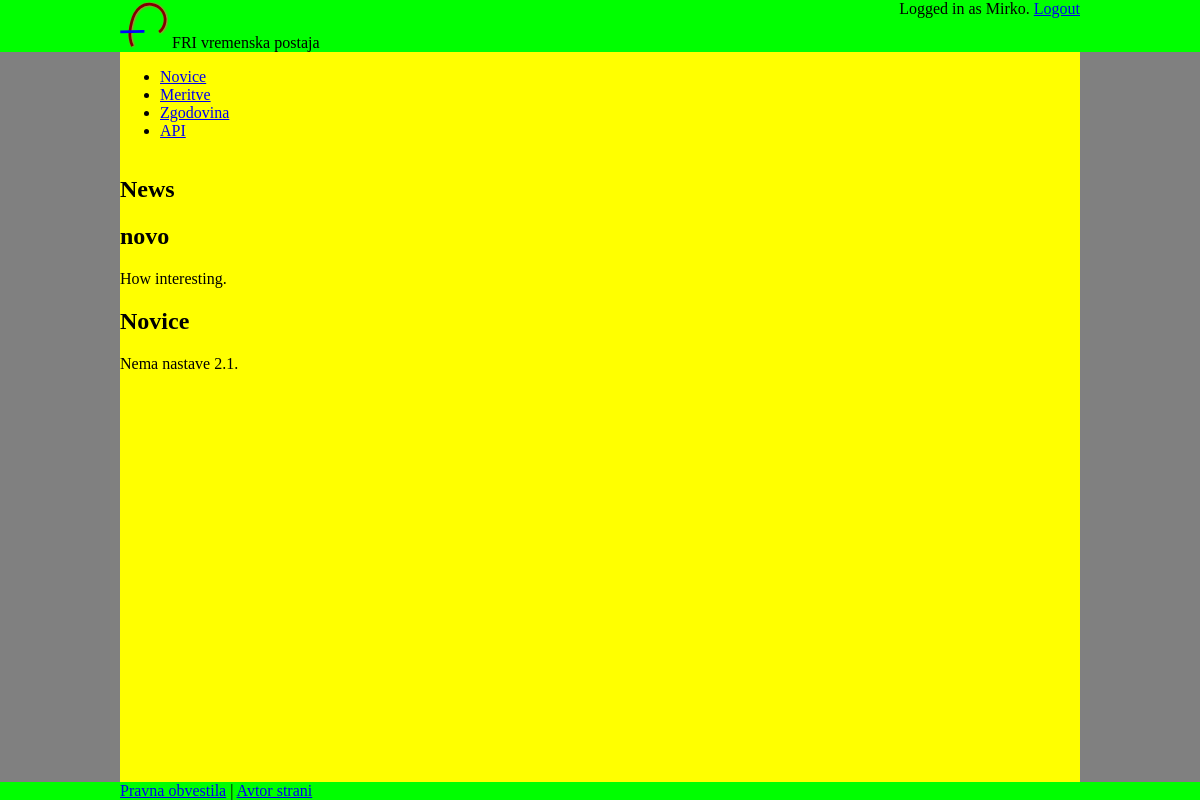
Screenshot of / (signed in) with the database file from the repository.
### friws/models.py (models this page shows, shortened)
class Article(models.Model):
    title = models.TextField(max_length=254, default = '')
    content = models.TextField()
    pub_date = models.DateTimeField( default=datetime.now )
    author = models.ForeignKey(User, on_delete=models.SET_NULL, null=True)

### friws/views.py (the view, shortened to what this page needs)
# urls.py: url(r'^$', views.index, name='index'),
def index(request):
  context = {}
  articles = Article.objects.order_by('-pub_date')[:5]
  context['users'] = User.objects.all()
  context['articles'] = articles
  context['loginForm'] = LoginForm()
  return render(request, 'friws/extension.html', context)

### friws/templates/friws/extension.html
{% extends 'friws/index.html' %}
{% block content %}
  <h1>News </h1>
  {% for article in articles %}
    {% include 'friws/articleTemplate.html' %}
  {% endfor %}
{% endblock %}

### friws/templates/friws/index.html (shortened to what this page needs)
{% load static %}
<!DOCTYPE html>
<html>
  <head>
    <link rel="stylesheet" href="{% static 'friws/style.css' %}">
  </head>
  <body>
    <header>
     <div class="spanner"></div>
     <div class="centered">
        <a href="/"><img src="{% static 'friws/logo.svg' %}" alt="logo"/></a>
        <span>FRI vremenska postaja</span>
        {% if user.is_authenticated %}
        <span class="header-links">Logged in as {{ user.username }}.
          <a href="{% url 'logout' %}">Logout</a>
        </span>
        {% else %}
        <form method="POST" action="#" class="header-links">
         {% csrf_token %}
         {{ loginForm.as_table }}
         <input type="submit" value="Login" />
        </form>
        {% endif %}
      </div>
      <div class="spanner"></div>
    </header>
    <div class="content">
      <div class="spanner"></div>
      <div class="main centered">
        <nav>
          <ul>
            <li><a href="news.html">Novice</a></li>
            <li><a href="measurements.html">Meritve</a></li>
            <li><a href="history.html">Zgodovina</a></li>
            <li><a href="api.html">API</a></li>
          </ul>
        </nav>
        <div class="under">
          <section class="">
            {% block content %}{% endblock %}
          </section>
        </div>
      </div>
      <div class="spanner"></div>
    </div>
    <footer>
      <div class="spanner">
      </div>
      <div class="centered">
        <a href="/legal.html">Pravna obvestila</a> |
        <a href="/authors.html">Avtor strani</a>
      </div>
      <div class="spanner"></div>
    </footer>
  </body>
</html>

### friws/templates/friws/articleTemplate.html
<article>
  <h2>{{ article.title }}</h2>
  <p>{{ article.content }}</p>
</article>

### friws/static/friws/style.css (style rules this page uses)
header, footer { background:#00ff00; margin:0; display:flex; }
.header-links { float:right; clear:right; }
body { display:flex; flex-flow:column; min-height:100vh; margin:0; background:grey; }
.centered { width:960px; }
.content { min-height:0; flex-grow:1; display:flex; }
.main { display:flex; flex-flow: column; background:yellow; }
.spanner { flex-grow:1; }
.under { display: flex; flex-flow: row; }

### rows the page displays
Article: title "novo", content "How interesting."
Article: title "Novice", content "Nema nastave 2.1."

### other values shown
{{ user.username }} "Mirko"
